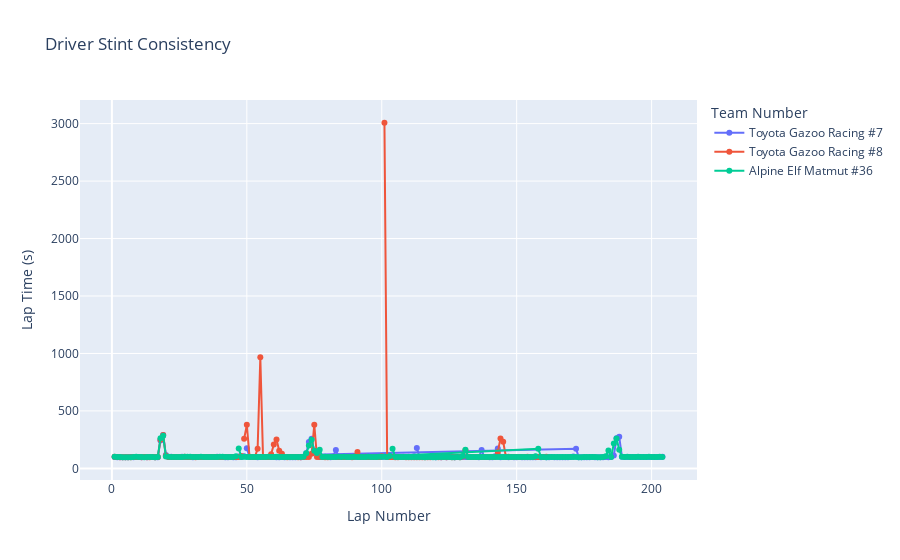

Notebook code for this chart:
### Markdown cell above
## Driver Stint Consistency

### Code cell
fig = px.line(monza,
    x="lap_number",
    y="lap_time_s",
    title="Driver Stint Consistency",
    color="team_no",          
    line_group="driver_name", 
    markers=True,
    labels={                  
        "lap_number": "Lap Number",
        "lap_time_s": "Lap Time (s)",
        "driver_name": "Driver Name",
        "team_no": "Team Number"
    }
)

fig.update_layout(
    xaxis_title="Lap Number",
    yaxis_title="Lap Time (s)",
    legend_title="Team Number"
)

fig.show()

### Figure 1 — Plotly figure (JSON) as saved in the notebook; plotly's stock layout.template omitted (floating-point values rounded to 4 significant figures)
{"data": [{"hovertemplate": "Team Number=Toyota Gazoo Racing #7<br>Driver Name=Mike CONWAY<br>Lap Number=%{x}<br>Lap Time (s)=%{y}<extra></extra>", "legendgroup": "Toyota Gazoo Racing #7", "line": {"color": "#636efa", "dash": "solid"}, "marker": {"symbol": "circle"}, "mode": "lines+markers", "name": "Toyota Gazoo Racing #7", "orientation": "v", "showlegend": true, "type": "scatter", "x": [1, 2, 3, 4, 5, 6, 7, 8, 9, 10, 11, 12, 13, 14, 15, 16, 17, 18, 19, 20, 21, 22, 23, 24, 25, 26, 27, 28, 29, 30, 31, 32, 33, 34, 35, 36, 37, 38, 39, 40, 41, 42, 43, 44, 45, 46, 47, 48, 49, 172, 173, 174, 175, 176, 177, 178, 179, 180, 181, 182, 183, 184, 185, 186, 187, 188, 189, 190, 191, 192, 193, 194, 195, 196, 197, 198, 199, 200, 201, 202, 203, 204], "xaxis": "x", "y": [99.36, 98.04, 97.3, 97.34, 97.19, 97.16, 99.23, 97.73, 99.07, 98.22, 97.83, 98.29, 97.82, 98.13, 98.21, 97.89, 97.94, 242.0, 291.4, 117.3, 99.38, 100.5, 98.37, 98.28, 98.52, 100.7, 99.61, 98.6, 99.26, 97.83, 98.75, 98.09, 98.57, 98.1, 98.11, 99.6, 98.3, 98.87, 101.4, 98.56, 98.46, 97.7, 97.83, 98.53, 97.95, 97.95, 103.2, 98.86, 105.3, 171.3, 98, 97.76, 97.48, 97.99, 97.64, 98.18, 97.39, 97.42, 96.95, 97.86, 99.67, 97.78, 98.08, 112.6, 262.2, 274.7, 100.5, 99.41, 99.59, 98.99, 98.39, 99.83, 98.24, 99.5, 99.59, 98.39, 98.62, 98.91, 98.34, 98.84, 99.23, 100.2], "yaxis": "y"}, {"hovertemplate": "Team Number=Toyota Gazoo Racing #7<br>Driver Name=Jose Maria LOPEZ<br>Lap Number=%{x}<br>Lap Time (s)=%{y}<extra></extra>", "legendgroup": "Toyota Gazoo Racing #7", "line": {"color": "#636efa", "dash": "solid"}, "marker": {"symbol": "circle"}, "mode": "lines+markers", "name": "Toyota Gazoo Racing #7", "orientation": "v", "showlegend": false, "type": "scatter", "x": [50, 51, 52, 53, 54, 55, 56, 57, 58, 59, 60, 61, 62, 63, 64, 65, 66, 67, 68, 69, 70, 71, 72, 73, 74, 75, 76, 77, 78, 79, 80, 81, 82, 83, 84, 85, 86, 87, 88, 89, 90, 91, 92, 93, 94, 95, 96, 97, 98, 99, 100, 101, 102, 103, 104, 105, 106, 107, 108, 109, 110, 111, 112], "xaxis": "x", "y": [174.4, 100.2, 98.93, 98.53, 97.65, 98.37, 99.23, 99.45, 98.29, 99.04, 98.19, 98.02, 97.79, 98.47, 97.53, 98.33, 98.0, 97.89, 97.92, 98.68, 97.8, 98.94, 132.5, 228.8, 257.2, 152.4, 128.9, 99.67, 98.48, 99.25, 99.05, 97.36, 104.5, 160.0, 98.36, 99.73, 100.2, 98.67, 99.09, 98.91, 99.44, 98.56, 98.46, 99.24, 99.07, 99.07, 98.34, 99.53, 100.2, 98.6, 99.38, 100.2, 98.65, 98.29, 99.59, 98.11, 98.61, 99.27, 101.0, 99.11, 101.4, 98.41, 104.9], "yaxis": "y"}, {"hovertemplate": "Team Number=Toyota Gazoo Racing #7<br>Driver Name=Kamui KOBAYASHI<br>Lap Number=%{x}<br>Lap Time (s)=%{y}<extra></extra>", "legendgroup": "Toyota Gazoo Racing #7", "line": {"color": "#636efa", "dash": "solid"}, "marker": {"symbol": "circle"}, "mode": "lines+markers", "name": "Toyota Gazoo Racing #7", "orientation": "v", "showlegend": false, "type": "scatter", "x": [113, 114, 115, 116, 117, 118, 119, 120, 121, 122, 123, 124, 125, 126, 127, 128, 129, 130, 131, 132, 133, 134, 135, 136, 137, 138, 139, 140, 141, 142, 143, 144, 145, 146, 147, 148, 149, 150, 151, 152, 153, 154, 155, 156, 157, 158, 159, 160, 161, 162, 163, 164, 165, 166, 167, 168, 169, 170, 171], "xaxis": "x", "y": [176.5, 99.19, 98.94, 98.35, 98.9, 98.68, 98.36, 97.93, 99.58, 97.87, 98.3, 97.75, 99.36, 99.03, 97.84, 98.05, 98.31, 98.44, 99.97, 99.28, 98.2, 98.9, 98.08, 97.94, 159.0, 98.55, 98.3, 97.97, 97.94, 106.1, 172.6, 97.81, 98.23, 98.17, 97.41, 98.08, 97.65, 97.89, 98.97, 97.16, 97.79, 97.18, 97.25, 97.49, 98.02, 98.07, 98.03, 98.31, 97.37, 97.24, 98.71, 97.63, 97.34, 97.75, 97.44, 97.47, 97.2, 98.33, 103.5], "yaxis": "y"}, {"hovertemplate": "Team Number=Toyota Gazoo Racing #8<br>Driver Name=Sébastien BUEMI<br>Lap Number=%{x}<br>Lap Time (s)=%{y}<extra></extra>", "legendgroup": "Toyota Gazoo Racing #8", "line": {"color": "#EF553B", "dash": "solid"}, "marker": {"symbol": "circle"}, "mode": "lines+markers", "name": "Toyota Gazoo Racing #8", "orientation": "v", "showlegend": true, "type": "scatter", "x": [1, 2, 3, 4, 5, 6, 7, 8, 9, 10, 11, 12, 13, 14, 15, 16, 17, 18, 19, 20, 21, 22, 23, 24, 25, 26, 27, 28, 29, 30, 31, 32, 33, 34, 35, 36, 37, 38, 39, 40, 41, 42, 43, 44, 45, 46, 47, 48], "xaxis": "x", "y": [100.5, 98.33, 97.74, 97.55, 97.21, 97.21, 97.55, 98.14, 99.52, 98.18, 97.77, 98.99, 97.95, 97.87, 99.09, 97.84, 98.89, 249.1, 291.6, 109.6, 99.43, 100.1, 99.17, 98.3, 98.89, 99.94, 100.3, 99.09, 99.36, 99.45, 97.98, 98.28, 98.48, 98.53, 98.91, 99.06, 98.51, 99.38, 98.53, 99.32, 99.28, 98.23, 99.68, 99.14, 98.86, 98.48, 100.2, 107.1], "yaxis": "y"}, {"hovertemplate": "Team Number=Toyota Gazoo Racing #8<br>Driver Name=Brendon HARTLEY<br>Lap Number=%{x}<br>Lap Time (s)=%{y}<extra></extra>", "legendgroup": "Toyota Gazoo Racing #8", "line": {"color": "#EF553B", "dash": "solid"}, "marker": {"symbol": "circle"}, "mode": "lines+markers", "name": "Toyota Gazoo Racing #8", "orientation": "v", "showlegend": false, "type": "scatter", "x": [49, 50, 51, 52, 53, 54, 55, 56, 57, 58, 59, 60, 61, 62, 63, 64, 65, 66, 67, 68, 69, 70, 71, 72, 73, 74, 75, 76, 77, 78, 79, 80, 81, 82, 83, 84, 85, 86, 87, 88, 89, 90, 91, 92, 93, 94, 95, 96, 97, 98, 99, 100], "xaxis": "x", "y": [258.3, 379.0, 100.8, 99.12, 99.87, 170.0, 967.5, 98.68, 98.41, 99.21, 123.9, 208.5, 250.5, 153.8, 126.8, 99.36, 97.83, 98.41, 98.81, 98.47, 97.53, 97.74, 98.36, 98.34, 98.76, 126.4, 379.4, 98.36, 98.24, 98.76, 97.92, 97.86, 98.6, 98.36, 99.01, 98.47, 98.64, 98.71, 98.42, 99.23, 98.0, 104.4, 143.0, 98.69, 100.0, 100.3, 98.33, 98.74, 98.73, 98.79, 99.35, 104.7], "yaxis": "y"}, {"hovertemplate": "Team Number=Toyota Gazoo Racing #8<br>Driver Name=Kazuki NAKAJIMA<br>Lap Number=%{x}<br>Lap Time (s)=%{y}<extra></extra>", "legendgroup": "Toyota Gazoo Racing #8", "line": {"color": "#EF553B", "dash": "solid"}, "marker": {"symbol": "circle"}, "mode": "lines+markers", "name": "Toyota Gazoo Racing #8", "orientation": "v", "showlegend": false, "type": "scatter", "x": [101, 102, 103, 104, 105, 106, 107, 108, 109, 110, 111, 112, 113, 114, 115, 116, 117, 118, 119, 120, 121, 122, 123, 124, 125, 126, 127, 128, 129, 130, 131, 132, 133, 134, 135, 136, 137, 138, 139, 140, 141, 142, 143, 144, 145, 146, 147, 148, 149, 150, 151, 152, 153, 154, 155, 156, 157, 158, 159, 160, 161], "xaxis": "x", "y": [3008.0, 98.34, 98.05, 99.29, 97.5, 97.9, 99.05, 98.61, 97.54, 97.51, 97.82, 97.73, 97.28, 97.68, 97.45, 97.47, 97.46, 97.9, 98.1, 99.89, 97.19, 97.64, 98.84, 97.72, 99.17, 97.3, 97.78, 98.7, 97.56, 103.4, 158.9, 100.3, 98.31, 98.89, 98.87, 98.68, 98.85, 98.26, 98.79, 98.33, 99.16, 98.77, 143.6, 261.2, 231.6, 101.2, 101.6, 98.32, 98.63, 98.12, 98.63, 98.13, 98.48, 100.8, 99.55, 99.07, 100.2, 98.63, 98.08, 99.36, 100.4], "yaxis": "y"}, {"hovertemplate": "Team Number=Alpine Elf Matmut #36<br>Driver Name=André NEGRÃO<br>Lap Number=%{x}<br>Lap Time (s)=%{y}<extra></extra>", "legendgroup": "Alpine Elf Matmut #36", "line": {"color": "#00cc96", "dash": "solid"}, "marker": {"symbol": "circle"}, "mode": "lines+markers", "name": "Alpine Elf Matmut #36", "orientation": "v", "showlegend": true, "type": "scatter", "x": [1, 2, 3, 4, 5, 6, 7, 8, 9, 10, 11, 12, 13, 14, 15, 16, 17, 18, 19, 20, 21, 22, 23, 24, 25, 26, 27, 28, 29, 30, 31, 32, 33, 34, 35, 36, 37, 38, 39, 40, 41, 42, 43, 44, 45, 46], "xaxis": "x", "y": [101.2, 98.51, 98.23, 97.75, 97.93, 97.8, 97.78, 98.11, 101.0, 98.91, 99.39, 97.82, 99.25, 98.07, 98.07, 98.02, 99.82, 262.0, 284.6, 103.5, 100.3, 99.47, 99.81, 99.55, 98.97, 99.29, 101.0, 100.8, 100.5, 99.77, 99.48, 98.69, 100.7, 99.08, 99.09, 98.37, 99.47, 98.44, 98.48, 100.5, 100.3, 98.9, 98.75, 99.57, 99.09, 105.0], "yaxis": "y"}, {"hovertemplate": "Team Number=Alpine Elf Matmut #36<br>Driver Name=Matthieu VAXIVIERE<br>Lap Number=%{x}<br>Lap Time (s)=%{y}<extra></extra>", "legendgroup": "Alpine Elf Matmut #36", "line": {"color": "#00cc96", "dash": "solid"}, "marker": {"symbol": "circle"}, "mode": "lines+markers", "name": "Alpine Elf Matmut #36", "orientation": "v", "showlegend": false, "type": "scatter", "x": [47, 48, 49, 50, 51, 52, 53, 54, 55, 56, 57, 58, 59, 60, 61, 62, 63, 64, 65, 66, 67, 68, 69, 70, 71, 72, 73, 74, 75, 76, 77, 78, 79, 80, 81, 82, 83, 84, 85, 86, 87, 88, 89, 90, 91, 92, 93, 94, 95, 96, 97, 98, 99, 100, 101, 102, 103, 158, 159, 160, 161, 162, 163, 164, 165, 166, 167, 168, 169, 170, 171, 172, 173, 174, 175, 176, 177, 178, 179, 180, 181, 182, 183, 184, 185, 186, 187, 188, 189, 190, 191, 192, 193, 194, 195, 196, 197, 198, 199, 200, 201, 202, 203, 204], "xaxis": "x", "y": [173.7, 100.2, 100.6, 98.76, 98.4, 98.74, 98.59, 98.53, 99.3, 98.46, 99.56, 100.9, 99.31, 98.33, 100.4, 99.47, 99.62, 99.83, 98.88, 99.65, 99.41, 99.28, 98.35, 98.77, 100.7, 130.7, 198.5, 249.9, 153.7, 134.2, 163.2, 99.86, 100.3, 99.82, 98.65, 98.85, 100.0, 100.6, 98.78, 100.8, 98.85, 99.19, 98.46, 100.8, 100.2, 99.71, 98.72, 99.83, 100.9, 99.55, 98.65, 98.59, 101.2, 100.3, 100.5, 99.61, 106.9, 170.4, 99.48, 98.15, 97.84, 98.2, 99.33, 99.59, 99.39, 98.5, 99.15, 98.37, 99.75, 99.04, 98.1, 98.69, 97.95, 97.96, 99.21, 99.68, 98.35, 98.46, 98.53, 97.64, 97.68, 99.05, 106.5, 156.5, 99.61, 216.0, 261.0, 162.0, 101.1, 99.65, 100.3, 99.12, 99.39, 98.94, 101.9, 99.38, 98.62, 100.2, 100.8, 98.8, 98.37, 99.31, 101.1, 100.1], "yaxis": "y"}, {"hovertemplate": "Team Number=Alpine Elf Matmut #36<br>Driver Name=Nicolas LAPIERRE<br>Lap Number=%{x}<br>Lap Time (s)=%{y}<extra></extra>", "legendgroup": "Alpine Elf Matmut #36", "line": {"color": "#00cc96", "dash": "solid"}, "marker": {"symbol": "circle"}, "mode": "lines+markers", "name": "Alpine Elf Matmut #36", "orientation": "v", "showlegend": false, "type": "scatter", "x": [104, 105, 106, 107, 108, 109, 110, 111, 112, 113, 114, 115, 116, 117, 118, 119, 120, 121, 122, 123, 124, 125, 126, 127, 128, 129, 130, 131, 132, 133, 134, 135, 136, 137, 138, 139, 140, 141, 142, 143, 144, 145, 146, 147, 148, 149, 150, 151, 152, 153, 154, 155, 156, 157], "xaxis": "x", "y": [170.4, 98.88, 98.56, 98.98, 98.53, 98.72, 98.69, 98.37, 98.93, 100.0, 98.31, 98.24, 98.02, 98.56, 98.04, 97.91, 97.81, 98.63, 99.88, 99.56, 98.78, 98.16, 97.89, 97.54, 98.83, 97.78, 106.9, 162.8, 99.03, 99.25, 99.58, 99.38, 98.59, 99.16, 99.56, 98.58, 98.74, 99.72, 99.42, 98.44, 99.03, 99.66, 98.74, 98.61, 99.38, 99.62, 99.25, 99.79, 98.44, 98.88, 98.51, 98.88, 98.99, 106.5], "yaxis": "y"}], "layout": {"legend": {"title": {"text": "Team Number"}, "tracegroupgap": 0}, "title": {"text": "Driver Stint Consistency"}, "xaxis": {"anchor": "y", "domain": [0, 1], "title": {"text": "Lap Number"}}, "yaxis": {"anchor": "x", "domain": [0, 1], "title": {"text": "Lap Time (s)"}}}}
